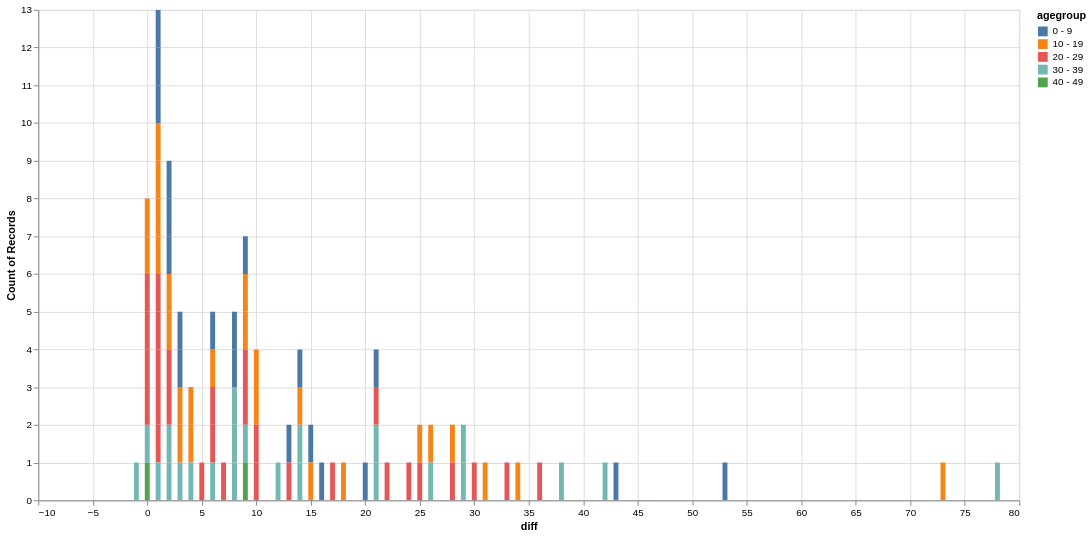

The code cell stored with this chart in its notebook:
### Code cell
import altair as alt
alt.data_transformers.disable_max_rows()

columns = list(set(columns) - {"date"})# - set(excluded))

#.cast({"temporal": pl.Categorical, "patient_id": pl.Categorical})
data = dfs.group_by(KSsel).len().join(df.group_by(KSsel).len(name="len_true"), on=columns, how="inner")

data_in = data.to_pandas().reset_index()
alt.Chart(data_in).mark_bar(clip=True).encode(
    x='diff:Q',
    y="count()",
    color="agegroup",
    # color=alt.Color("diff:Q").bin(maxbins=20).scale(scheme='pinkyellowgreen'),
    tooltip=(columns + ['len', 'len_true'])
).transform_calculate(diff="datum.len - datum.len_true").properties(width=1000, height=500)

### Figure 1 — Vega-Lite specification as saved in the notebook (floating-point values rounded to 4 significant figures)
{"config": {"view": {"continuousWidth": 300, "continuousHeight": 300}}, "data": {"name": "data-5859a64409e23eeb390f78f08cfe7a29"}, "mark": {"type": "bar", "clip": true}, "encoding": {"color": {"field": "agegroup", "type": "nominal"}, "tooltip": [{"field": "testResult", "type": "nominal"}, {"field": "death", "type": "nominal"}, {"field": "temporal", "type": "nominal"}, {"field": "country", "type": "nominal"}, {"field": "agegroup", "type": "nominal"}, {"field": "subType", "type": "nominal"}, {"field": "sex", "type": "nominal"}, {"field": "hospitalization", "type": "nominal"}, {"field": "georegion", "type": "nominal"}, {"field": "testType", "type": "nominal"}, {"field": "patient_id", "type": "nominal"}, {"field": "len", "type": "quantitative"}, {"field": "len_true", "type": "quantitative"}], "x": {"field": "diff", "type": "quantitative"}, "y": {"aggregate": "count", "type": "quantitative"}}, "height": 500, "transform": [{"calculate": "datum.len - datum.len_true", "as": "diff"}], "width": 1000, "$schema": "https://vega.github.io/schema/vega-lite/v6.4.1.json", "datasets": {"data-5859a64409e23eeb390f78f08cfe7a29": [{"index": 0, "georegion": "TG", "agegroup": "30 - 39", "sex": "male", "testType": "rapid_antigen_test", "testResult": "positive", "country": "CH", "subType": "unknown", "hospitalization": false, "death": false, "temporal": "(41, 46]", "patient_id": "(24000, 27000]", "len": 3, "len_true": 1}, {"index": 1, "georegion": "ZH", "agegroup": "10 - 19", "sex": "male", "testType": "pcr", "testResult": "positive", "country": "CH", "subType": "BA.2", "hospitalization": false, "death": false, "temporal": "(31, 36]", "patient_id": "(3000, 6000]", "len": 7, "len_true": 1}, {"index": 2, "georegion": "SZ", "agegroup": "20 - 29", "sex": "female", "testType": "pcr", "testResult": "positive", "country": "CH", "subType": "unknown", "hospitalization": false, "death": false, "temporal": "(11, 16]", "patient_id": "(24000, 27000]", "len": 2, "len_true": 1}, {"index": 3, "georegion": "ZH", "agegroup": "30 - 39", "sex": "male", "testType": "pcr", "testResult": "positive", "country": "CH", "subType": "BQ.1", "hospitalization": false, "death": false, "temporal": "(31, 36]", "patient_id": "(15000, 18000]", "len": 7, "len_true": 1}, {"index": 4, "georegion": "BL", "agegroup": "30 - 39", "sex": "female", "testType": "pcr", "testResult": "positive", "country": "CH", "subType": "unknown", "hospitalization": false, "death": false, "temporal": "(1, 6]", "patient_id": "(21000, 24000]", "len": 4, "len_true": 1}, {"index": 5, "georegion": "AG", "agegroup": "20 - 29", "sex": "female", "testType": "pcr", "testResult": "positive", "country": "CH", "subType": "XBB", "hospitalization": false, "death": false, "temporal": "(1, 6]", "patient_id": "(15000, 18000]", "len": 22, "len_true": 1}, {"index": 6, "georegion": "LU", "agegroup": "40 - 49", "sex": "male", "testType": "rapid_antigen_test", "testResult": "positive", "country": "CH", "subType": "unknown", "hospitalization": false, "death": false, "temporal": "(36, 41]", "patient_id": "(24000, 27000]", "len": 1, "len_true": 1}, {"index": 7, "georegion": "BE", "agegroup": "20 - 29", "sex": "female", "testType": "pcr", "testResult": "positive", "country": "CH", "subType": "other", "hospitalization": false, "death": false, "temporal": "(1, 6]", "patient_id": "(18000, 21000]", "len": 34, "len_true": 1}, {"index": 8, "georegion": "BE", "agegroup": "30 - 39", "sex": "female", "testType": "pcr", "testResult": "positive", "country": "CH", "subType": "unknown", "hospitalization": false, "death": false, "temporal": "(1, 6]", "patient_id": "(24000, 27000]", "len": 39, "len_true": 1}, {"index": 9, "georegion": "TI", "agegroup": "0 - 9", "sex": "male", "testType": "pcr", "testResult": "positive", "country": "CH", "subType": "BA.2.75", "hospitalization": false, "death": false, "temporal": "(46, 52]", "patient_id": "(6000, 9000]", "len": 7, "len_true": 1}, {"index": 10, "georegion": "SZ", "agegroup": "0 - 9", "sex": "male", "testType": "pcr", "testResult": "positive", "country": "CH", "subType": "BA.2", "hospitalization": false, "death": false, "temporal": "(31, 36]", "patient_id": "(3000, 6000]", "len": 2, "len_true": 1}, {"index": 11, "georegion": "GE", "agegroup": "30 - 39", "sex": "male", "testType": "rapid_antigen_test", "testResult": "positive", "country": "CH", "subType": "unknown", "hospitalization": false, "death": false, "temporal": "(46, 52]", "patient_id": "(27000, 30000]", "len": 22, "len_true": 1}, {"index": 12, "georegion": "TG", "agegroup": "20 - 29", "sex": "male", "testType": "pcr", "testResult": "positive", "country": "CH", "subType": "other", "hospitalization": false, "death": false, "temporal": "(46, 52]", "patient_id": "(21000, 24000]", "len": 7, "len_true": 1}, {"index": 13, "georegion": "BE", "agegroup": "10 - 19", "sex": "female", "testType": "pcr", "testResult": "positive", "country": "CH", "subType": "BA.5", "hospitalization": false, "death": false, "temporal": "(1, 6]", "patient_id": "(12000, 15000]", "len": 15, "len_true": 1}, {"index": 14, "georegion": "BE", "agegroup": "30 - 39", "sex": "male", "testType": "pcr", "testResult": "positive", "country": "CH", "subType": "BQ.1", "hospitalization": false, "death": false, "temporal": "(31, 36]", "patient_id": "(15000, 18000]", "len": 1, "len_true": 1}, {"index": 15, "georegion": "SO", "agegroup": "0 - 9", "sex": "female", "testType": "pcr", "testResult": "positive", "country": "CH", "subType": "BA.2", "hospitalization": false, "death": false, "temporal": "(11, 16]", "patient_id": "(3000, 6000]", "len": 4, "len_true": 1}, {"index": 16, "georegion": "TI", "agegroup": "10 - 19", "sex": "female", "testType": "pcr", "testResult": "positive", "country": "CH", "subType": "BA.4", "hospitalization": false, "death": false, "temporal": "(1, 6]", "patient_id": "(6000, 9000]", "len": 5, "len_true": 1}, {"index": 17, "georegion": "BL", "agegroup": "0 - 9", "sex": "male", "testType": "pcr", "testResult": "positive", "country": "CH", "subType": "BA.2", "hospitalization": false, "death": false, "temporal": "(36, 41]", "patient_id": "(3000, 6000]", "len": 2, "len_true": 1}, {"index": 18, "georegion": "ZH", "agegroup": "10 - 19", "sex": "female", "testType": "pcr", "testResult": "positive", "country": "CH", "subType": "BA.5", "hospitalization": false, "death": false, "temporal": "(6, 11]", "patient_id": "(12000, 15000]", "len": 35, "len_true": 1}, {"index": 19, "georegion": "GR", "agegroup": "10 - 19", "sex": "male", "testType": "pcr", "testResult": "positive", "country": "CH", "subType": "BA.5", "hospitalization": false, "death": false, "temporal": "(36, 41]", "patient_id": "(12000, 15000]", "len": 1, "len_true": 1}, {"index": 20, "georegion": "VD", "agegroup": "20 - 29", "sex": "female", "testType": "pcr", "testResult": "positive", "country": "CH", "subType": "other", "hospitalization": false, "death": false, "temporal": "(6, 11]", "patient_id": "(18000, 21000]", "len": 8, "len_true": 1}, {"index": 21, "georegion": "GE", "agegroup": "20 - 29", "sex": "female", "testType": "pcr", "testResult": "positive", "country": "CH", "subType": "BQ.1", "hospitalization": false, "death": false, "temporal": "(-inf, 1]", "patient_id": "(12000, 15000]", "len": 2, "len_true": 1}, {"index": 22, "georegion": "unknown", "agegroup": "30 - 39", "sex": "unknown", "testType": "pcr", "testResult": "positive", "country": "unknown", "subType": "other", "hospitalization": false, "death": false, "temporal": "(46, 52]", "patient_id": "(27000, 30000]", "len": 30, "len_true": 1}, {"index": 23, "georegion": "NE", "agegroup": "10 - 19", "sex": "female", "testType": "pcr", "testResult": "positive", "country": "CH", "subType": "BA.4", "hospitalization": false, "death": false, "temporal": "(1, 6]", "patient_id": "(6000, 9000]", "len": 2, "len_true": 1}, {"index": 24, "georegion": "VS", "agegroup": "0 - 9", "sex": "female", "testType": "pcr", "testResult": "positive", "country": "CH", "subType": "BA.2.75", "hospitalization": false, "death": false, "temporal": "(6, 11]", "patient_id": "(6000, 9000]", "len": 3, "len_true": 1}, {"index": 25, "georegion": "VD", "agegroup": "20 - 29", "sex": "female", "testType": "pcr", "testResult": "positive", "country": "CH", "subType": "BQ.1", "hospitalization": false, "death": false, "temporal": "(1, 6]", "patient_id": "(15000, 18000]", "len": 2, "len_true": 1}, {"index": 26, "georegion": "GR", "agegroup": "10 - 19", "sex": "male", "testType": "pcr", "testResult": "positive", "country": "CH", "subType": "BA.2.75", "hospitalization": false, "death": false, "temporal": "(41, 46]", "patient_id": "(6000, 9000]", "len": 1, "len_true": 1}, {"index": 27, "georegion": "AG", "agegroup": "10 - 19", "sex": "female", "testType": "pcr", "testResult": "positive", "country": "CH", "subType": "BA.4", "hospitalization": false, "death": false, "temporal": "(1, 6]", "patient_id": "(6000, 9000]", "len": 11, "len_true": 1}, {"index": 28, "georegion": "ZH", "agegroup": "20 - 29", "sex": "male", "testType": "pcr", "testResult": "positive", "country": "CH", "subType": "BA.5", "hospitalization": false, "death": false, "temporal": "(31, 36]", "patient_id": "(12000, 15000]", "len": 18, "len_true": 1}, {"index": 29, "georegion": "AG", "agegroup": "20 - 29", "sex": "female", "testType": "pcr", "testResult": "positive", "country": "CH", "subType": "BQ.1", "hospitalization": false, "death": false, "temporal": "(1, 6]", "patient_id": "(15000, 18000]", "len": 3, "len_true": 1}, {"index": 30, "georegion": "ZH", "agegroup": "10 - 19", "sex": "male", "testType": "pcr", "testResult": "positive", "country": "CH", "subType": "BA.4", "hospitalization": false, "death": false, "temporal": "(41, 46]", "patient_id": "(9000, 12000]", "len": 75, "len_true": 2}, {"index": 31, "georegion": "ZH", "agegroup": "0 - 9", "sex": "male", "testType": "pcr", "testResult": "positive", "country": "CH", "subType": "BA.2.75", "hospitalization": false, "death": false, "temporal": "(41, 46]", "patient_id": "(6000, 9000]", "len": 22, "len_true": 1}, {"index": 32, "georegion": "GE", "agegroup": "0 - 9", "sex": "male", "testType": "pcr", "testResult": "positive", "country": "CH", "subType": "BA.2", "hospitalization": false, "death": false, "temporal": "(46, 52]", "patient_id": "(3000, 6000]", "len": 21, "len_true": 1}, {"index": 33, "georegion": "BE", "agegroup": "30 - 39", "sex": "male", "testType": "pcr", "testResult": "positive", "country": "CH", "subType": "other", "hospitalization": false, "death": false, "temporal": "(36, 41]", "patient_id": "(21000, 24000]", "len": 30, "len_true": 1}, {"index": 34, "georegion": "BE", "agegroup": "20 - 29", "sex": "male", "testType": "pcr", "testResult": "positive", "country": "CH", "subType": "BQ.1", "hospitalization": false, "death": false, "temporal": "(46, 52]", "patient_id": "(15000, 18000]", "len": 26, "len_true": 1}, {"index": 35, "georegion": "SG", "agegroup": "0 - 9", "sex": "male", "testType": "pcr", "testResult": "positive", "country": "CH", "subType": "BA.2.75", "hospitalization": false, "death": false, "temporal": "(36, 41]", "patient_id": "(6000, 9000]", "len": 2, "len_true": 1}, {"index": 36, "georegion": "VD", "agegroup": "20 - 29", "sex": "female", "testType": "pcr", "testResult": "positive", "country": "CH", "subType": "other", "hospitalization": false, "death": false, "temporal": "(6, 11]", "patient_id": "(21000, 24000]", "len": 10, "len_true": 1}, {"index": 37, "georegion": "VD", "agegroup": "30 - 39", "sex": "male", "testType": "rapid_antigen_test", "testResult": "positive", "country": "CH", "subType": "unknown", "hospitalization": false, "death": false, "temporal": "(41, 46]", "patient_id": "(24000, 27000]", "len": 9, "len_true": 1}, {"index": 38, "georegion": "NE", "agegroup": "10 - 19", "sex": "male", "testType": "pcr", "testResult": "positive", "country": "CH", "subType": "BQ.1", "hospitalization": false, "death": false, "temporal": "(46, 52]", "patient_id": "(15000, 18000]", "len": 4, "len_true": 1}, {"index": 39, "georegion": "VD", "agegroup": "20 - 29", "sex": "female", "testType": "pcr", "testResult": "positive", "country": "CH", "subType": "XBB", "hospitalization": false, "death": false, "temporal": "(1, 6]", "patient_id": "(15000, 18000]", "len": 37, "len_true": 1}, {"index": 40, "georegion": "NE", "agegroup": "0 - 9", "sex": "female", "testType": "pcr", "testResult": "positive", "country": "CH", "subType": "BA.4", "hospitalization": false, "death": false, "temporal": "(6, 11]", "patient_id": "(9000, 12000]", "len": 3, "len_true": 1}, {"index": 41, "georegion": "SG", "agegroup": "20 - 29", "sex": "female", "testType": "pcr", "testResult": "positive", "country": "CH", "subType": "BQ.1", "hospitalization": false, "death": false, "temporal": "(1, 6]", "patient_id": "(15000, 18000]", "len": 1, "len_true": 1}, {"index": 42, "georegion": "BE", "agegroup": "0 - 9", "sex": "female", "testType": "pcr", "testResult": "positive", "country": "CH", "subType": "BA.2.75", "hospitalization": false, "death": false, "temporal": "(1, 6]", "patient_id": "(3000, 6000]", "len": 9, "len_true": 1}, {"index": 43, "georegion": "VS", "agegroup": "20 - 29", "sex": "female", "testType": "pcr", "testResult": "positive", "country": "CH", "subType": "BQ.1", "hospitalization": false, "death": false, "temporal": "(1, 6]", "patient_id": "(15000, 18000]", "len": 1, "len_true": 1}, {"index": 44, "georegion": "TG", "agegroup": "20 - 29", "sex": "female", "testType": "pcr", "testResult": "positive", "country": "CH", "subType": "XBB", "hospitalization": false, "death": false, "temporal": "(1, 6]", "patient_id": "(15000, 18000]", "len": 11, "len_true": 1}, {"index": 45, "georegion": "LU", "agegroup": "30 - 39", "sex": "female", "testType": "pcr", "testResult": "positive", "country": "CH", "subType": "unknown", "hospitalization": false, "death": false, "temporal": "(1, 6]", "patient_id": "(21000, 24000]", "len": 5, "len_true": 1}, {"index": 46, "georegion": "VD", "agegroup": "20 - 29", "sex": "male", "testType": "rapid_antigen_test", "testResult": "positive", "country": "CH", "subType": "unknown", "hospitalization": false, "death": false, "temporal": "(46, 52]", "patient_id": "(27000, 30000]", "len": 25, "len_true": 1}, {"index": 47, "georegion": "GE", "agegroup": "0 - 9", "sex": "male", "testType": "pcr", "testResult": "positive", "country": "CH", "subType": "BA.1", "hospitalization": false, "death": false, "temporal": "(46, 52]", "patient_id": "(1, 3000]", "len": 16, "len_true": 1}, {"index": 48, "georegion": "SO", "agegroup": "0 - 9", "sex": "female", "testType": "pcr", "testResult": "positive", "country": "CH", "subType": "BA.2.75", "hospitalization": false, "death": false, "temporal": "(1, 6]", "patient_id": "(3000, 6000]", "len": 4, "len_true": 1}, {"index": 49, "georegion": "FR", "agegroup": "10 - 19", "sex": "female", "testType": "pcr", "testResult": "positive", "country": "CH", "subType": "BA.5", "hospitalization": false, "death": false, "temporal": "(1, 6]", "patient_id": "(9000, 12000]", "len": 5, "len_true": 1}, {"index": 50, "georegion": "NE", "agegroup": "20 - 29", "sex": "male", "testType": "rapid_antigen_test", "testResult": "positive", "country": "CH", "subType": "unknown", "hospitalization": false, "death": false, "temporal": "(46, 52]", "patient_id": "(27000, 30000]", "len": 6, "len_true": 1}, {"index": 51, "georegion": "BL", "agegroup": "30 - 39", "sex": "female", "testType": "pcr", "testResult": "positive", "country": "CH", "subType": "unknown", "hospitalization": false, "death": false, "temporal": "(1, 6]", "patient_id": "(24000, 27000]", "len": 13, "len_true": 1}, {"index": 52, "georegion": "ZH", "agegroup": "20 - 29", "sex": "female", "testType": "pcr", "testResult": "positive", "country": "CH", "subType": "BQ.1", "hospitalization": false, "death": false, "temporal": "(1, 6]", "patient_id": "(15000, 18000]", "len": 8, "len_true": 2}, {"index": 53, "georegion": "BE", "agegroup": "20 - 29", "sex": "female", "testType": "pcr", "testResult": "positive", "country": "CH", "subType": "BA.5", "hospitalization": false, "death": false, "temporal": "(31, 36]", "patient_id": "(12000, 15000]", "len": 1, "len_true": 1}, {"index": 54, "georegion": "TG", "agegroup": "10 - 19", "sex": "male", "testType": "pcr", "testResult": "positive", "country": "CH", "subType": "BA.5", "hospitalization": false, "death": false, "temporal": "(46, 52]", "patient_id": "(12000, 15000]", "len": 10, "len_true": 1}, {"index": 55, "georegion": "SZ", "agegroup": "10 - 19", "sex": "male", "testType": "pcr", "testResult": "positive", "country": "CH", "subType": "BA.2.75", "hospitalization": false, "death": false, "temporal": "(36, 41]", "patient_id": "(6000, 9000]", "len": 2, "len_true": 1}, {"index": 56, "georegion": "BE", "agegroup": "10 - 19", "sex": "female", "testType": "pcr", "testResult": "positive", "country": "CH", "subType": "BA.5", "hospitalization": false, "death": false, "temporal": "(6, 11]", "patient_id": "(12000, 15000]", "len": 29, "len_true": 1}, {"index": 57, "georegion": "GR", "agegroup": "10 - 19", "sex": "female", "testType": "pcr", "testResult": "positive", "country": "CH", "subType": "BQ.1", "hospitalization": false, "death": false, "temporal": "(1, 6]", "patient_id": "(12000, 15000]", "len": 4, "len_true": 1}, {"index": 58, "georegion": "AG", "agegroup": "10 - 19", "sex": "male", "testType": "pcr", "testResult": "positive", "country": "CH", "subType": "BQ.1", "hospitalization": false, "death": false, "temporal": "(46, 52]", "patient_id": "(15000, 18000]", "len": 11, "len_true": 1}, {"index": 59, "georegion": "AG", "agegroup": "0 - 9", "sex": "male", "testType": "pcr", "testResult": "positive", "country": "CH", "subType": "BA.2", "hospitalization": false, "death": false, "temporal": "(46, 52]", "patient_id": "(3000, 6000]", "len": 17, "len_true": 1}, {"index": 60, "georegion": "SZ", "agegroup": "30 - 39", "sex": "male", "testType": "pcr", "testResult": "positive", "country": "CH", "subType": "other", "hospitalization": false, "death": false, "temporal": "(41, 46]", "patient_id": "(21000, 24000]", "len": 3, "len_true": 1}, {"index": 61, "georegion": "LU", "agegroup": "20 - 29", "sex": "male", "testType": "pcr", "testResult": "positive", "country": "CH", "subType": "BA.5", "hospitalization": false, "death": false, "temporal": "(41, 46]", "patient_id": "(12000, 15000]", "len": 1, "len_true": 1}, {"index": 62, "georegion": "BE", "agegroup": "30 - 39", "sex": "female", "testType": "pcr", "testResult": "positive", "country": "CH", "subType": "XBB", "hospitalization": false, "death": false, "temporal": "(31, 36]", "patient_id": "(18000, 21000]", "len": 2, "len_true": 1}, {"index": 63, "georegion": "NE", "agegroup": "10 - 19", "sex": "female", "testType": "pcr", "testResult": "positive", "country": "CH", "subType": "BA.5", "hospitalization": false, "death": false, "temporal": "(11, 16]", "patient_id": "(12000, 15000]", "len": 3, "len_true": 1}, {"index": 64, "georegion": "BE", "agegroup": "20 - 29", "sex": "male", "testType": "pcr", "testResult": "positive", "country": "CH", "subType": "other", "hospitalization": false, "death": false, "temporal": "(46, 52]", "patient_id": "(21000, 24000]", "len": 31, "len_true": 1}, {"index": 65, "georegion": "TI", "agegroup": "10 - 19", "sex": "female", "testType": "pcr", "testResult": "positive", "country": "CH", "subType": "XBB", "hospitalization": false, "death": false, "temporal": "(6, 11]", "patient_id": "(15000, 18000]", "len": 2, "len_true": 1}, {"index": 66, "georegion": "ZH", "agegroup": "0 - 9", "sex": "male", "testType": "pcr", "testResult": "positive", "country": "CH", "subType": "BA.1", "hospitalization": false, "death": false, "temporal": "(41, 46]", "patient_id": "(1, 3000]", "len": 54, "len_true": 1}, {"index": 67, "georegion": "SO", "agegroup": "10 - 19", "sex": "male", "testType": "pcr", "testResult": "positive", "country": "CH", "subType": "BQ.1", "hospitalization": false, "death": false, "temporal": "(46, 52]", "patient_id": "(15000, 18000]", "len": 2, "len_true": 1}, {"index": 68, "georegion": "NE", "agegroup": "10 - 19", "sex": "female", "testType": "pcr", "testResult": "positive", "country": "CH", "subType": "BA.5", "hospitalization": false, "death": false, "temporal": "(6, 11]", "patient_id": "(12000, 15000]", "len": 3, "len_true": 1}, {"index": 69, "georegion": "ZH", "agegroup": "10 - 19", "sex": "female", "testType": "pcr", "testResult": "positive", "country": "CH", "subType": "XBB", "hospitalization": false, "death": false, "temporal": "(6, 11]", "patient_id": "(18000, 21000]", "len": 32, "len_true": 1}, {"index": 70, "georegion": "AG", "agegroup": "30 - 39", "sex": "female", "testType": "pcr", "testResult": "positive", "country": "CH", "subType": "unknown", "hospitalization": false, "death": false, "temporal": "(1, 6]", "patient_id": "(24000, 27000]", "len": 22, "len_true": 1}, {"index": 71, "georegion": "ZH", "agegroup": "10 - 19", "sex": "female", "testType": "pcr", "testResult": "positive", "country": "CH", "subType": "BA.4", "hospitalization": false, "death": false, "temporal": "(1, 6]", "patient_id": "(6000, 9000]", "len": 26, "len_true": 1}, {"index": 72, "georegion": "VD", "agegroup": "20 - 29", "sex": "male", "testType": "pcr", "testResult": "positive", "country": "CH", "subType": "BQ.1", "hospitalization": false, "death": false, "temporal": "(31, 36]", "patient_id": "(15000, 18000]", "len": 2, "len_true": 1}, {"index": 73, "georegion": "SO", "agegroup": "0 - 9", "sex": "male", "testType": "pcr", "testResult": "positive", "country": "CH", "subType": "BA.2", "hospitalization": false, "death": false, "temporal": "(41, 46]", "patient_id": "(3000, 6000]", "len": 10, "len_true": 1}, {"index": 74, "georegion": "SG", "agegroup": "10 - 19", "sex": "female", "testType": "pcr", "testResult": "positive", "country": "CH", "subType": "XBB", "hospitalization": false, "death": false, "temporal": "(6, 11]", "patient_id": "(18000, 21000]", "len": 16, "len_true": 1}, {"index": 75, "georegion": "VD", "agegroup": "30 - 39", "sex": "male", "testType": "pcr", "testResult": "positive", "country": "CH", "subType": "unknown", "hospitalization": false, "death": false, "temporal": "(36, 41]", "patient_id": "(24000, 27000]", "len": 9, "len_true": 1}, {"index": 76, "georegion": "AG", "agegroup": "10 - 19", "sex": "male", "testType": "pcr", "testResult": "positive", "country": "CH", "subType": "BA.5", "hospitalization": false, "death": false, "temporal": "(41, 46]", "patient_id": "(12000, 15000]", "len": 27, "len_true": 1}, {"index": 77, "georegion": "BS", "agegroup": "0 - 9", "sex": "male", "testType": "pcr", "testResult": "positive", "country": "CH", "subType": "BA.1", "hospitalization": false, "death": false, "temporal": "(46, 52]", "patient_id": "(1, 3000]", "len": 9, "len_true": 1}, {"index": 78, "georegion": "AG", "agegroup": "30 - 39", "sex": "male", "testType": "rapid_antigen_test", "testResult": "positive", "country": "CH", "subType": "unknown", "hospitalization": false, "death": false, "temporal": "(41, 46]", "patient_id": "(27000, 30000]", "len": 43, "len_true": 1}, {"index": 79, "georegion": "VS", "agegroup": "0 - 9", "sex": "female", "testType": "pcr", "testResult": "positive", "country": "CH", "subType": "BA.2", "hospitalization": false, "death": false, "temporal": "(1, 6]", "patient_id": "(3000, 6000]", "len": 14, "len_true": 1}, {"index": 80, "georegion": "VS", "agegroup": "20 - 29", "sex": "female", "testType": "pcr", "testResult": "positive", "country": "CH", "subType": "XBB", "hospitalization": false, "death": false, "temporal": "(1, 6]", "patient_id": "(15000, 18000]", "len": 11, "len_true": 1}, {"index": 81, "georegion": "ZH", "agegroup": "20 - 29", "sex": "male", "testType": "pcr", "testResult": "positive", "country": "CH", "subType": "BA.5", "hospitalization": false, "death": false, "temporal": "(36, 41]", "patient_id": "(12000, 15000]", "len": 23, "len_true": 1}, {"index": 82, "georegion": "ZH", "agegroup": "20 - 29", "sex": "female", "testType": "pcr", "testResult": "positive", "country": "CH", "subType": "other", "hospitalization": false, "death": false, "temporal": "(6, 11]", "patient_id": "(18000, 21000]", "len": 14, "len_true": 1}, {"index": 83, "georegion": "GE", "agegroup": "30 - 39", "sex": "male", "testType": "pcr", "testResult": "positive", "country": "CH", "subType": "unknown", "hospitalization": false, "death": false, "temporal": "(36, 41]", "patient_id": "(24000, 27000]", "len": 1, "len_true": 2}, {"index": 84, "georegion": "BE", "agegroup": "0 - 9", "sex": "female", "testType": "pcr", "testResult": "positive", "country": "CH", "subType": "BA.1", "hospitalization": false, "death": false, "temporal": "(1, 6]", "patient_id": "(1, 3000]", "len": 45, "len_true": 2}, {"index": 85, "georegion": "AG", "agegroup": "10 - 19", "sex": "male", "testType": "pcr", "testResult": "positive", "country": "CH", "subType": "BA.4", "hospitalization": false, "death": false, "temporal": "(46, 52]", "patient_id": "(9000, 12000]", "len": 19, "len_true": 1}, {"index": 86, "georegion": "GE", "agegroup": "30 - 39", "sex": "male", "testType": "rapid_antigen_test", "testResult": "positive", "country": "CH", "subType": "unknown", "hospitalization": false, "death": false, "temporal": "(41, 46]", "patient_id": "(24000, 27000]", "len": 9, "len_true": 1}, {"index": 87, "georegion": "ZH", "agegroup": "30 - 39", "sex": "male", "testType": "rapid_antigen_test", "testResult": "positive", "country": "CH", "subType": "unknown", "hospitalization": false, "death": false, "temporal": "(41, 46]", "patient_id": "(27000, 30000]", "len": 79, "len_true": 1}, {"index": 88, "georegion": "BE", "agegroup": "20 - 29", "sex": "female", "testType": "pcr", "testResult": "positive", "country": "CH", "subType": "other", "hospitalization": false, "death": false, "temporal": "(6, 11]", "patient_id": "(18000, 21000]", "len": 10, "len_true": 1}, {"index": 89, "georegion": "VD", "agegroup": "0 - 9", "sex": "female", "testType": "pcr", "testResult": "positive", "country": "CH", "subType": "BA.2.75", "hospitalization": false, "death": false, "temporal": "(6, 11]", "patient_id": "(6000, 9000]", "len": 15, "len_true": 1}, {"index": 90, "georegion": "AG", "agegroup": "30 - 39", "sex": "female", "testType": "pcr", "testResult": "positive", "country": "CH", "subType": "unknown", "hospitalization": false, "death": false, "temporal": "(1, 6]", "patient_id": "(21000, 24000]", "len": 15, "len_true": 1}, {"index": 91, "georegion": "BE", "agegroup": "30 - 39", "sex": "male", "testType": "pcr", "testResult": "positive", "country": "CH", "subType": "unknown", "hospitalization": false, "death": false, "temporal": "(36, 41]", "patient_id": "(24000, 27000]", "len": 10, "len_true": 1}, {"index": 92, "georegion": "SO", "agegroup": "0 - 9", "sex": "female", "testType": "pcr", "testResult": "positive", "country": "CH", "subType": "BA.1", "hospitalization": false, "death": false, "temporal": "(11, 16]", "patient_id": "(1, 3000]", "len": 3, "len_true": 1}, {"index": 93, "georegion": "GE", "agegroup": "20 - 29", "sex": "male", "testType": "pcr", "testResult": "positive", "country": "CH", "subType": "BQ.1", "hospitalization": false, "death": false, "temporal": "(31, 36]", "patient_id": "(15000, 18000]", "len": 3, "len_true": 1}, {"index": 94, "georegion": "TI", "agegroup": "30 - 39", "sex": "male", "testType": "pcr", "testResult": "positive", "country": "CH", "subType": "other", "hospitalization": false, "death": false, "temporal": "(36, 41]", "patient_id": "(21000, 24000]", "len": 15, "len_true": 1}, {"index": 95, "georegion": "ZH", "agegroup": "30 - 39", "sex": "female", "testType": "pcr", "testResult": "positive", "country": "CH", "subType": "unknown", "hospitalization": false, "death": false, "temporal": "(1, 6]", "patient_id": "(21000, 24000]", "len": 27, "len_true": 1}, {"index": 96, "georegion": "BL", "agegroup": "20 - 29", "sex": "male", "testType": "pcr", "testResult": "positive", "country": "CH", "subType": "BQ.1", "hospitalization": false, "death": false, "temporal": "(36, 41]", "patient_id": "(15000, 18000]", "len": 2, "len_true": 1}, {"index": 97, "georegion": "SG", "agegroup": "10 - 19", "sex": "female", "testType": "pcr", "testResult": "positive", "country": "CH", "subType": "BQ.1", "hospitalization": false, "death": false, "temporal": "(6, 11]", "patient_id": "(15000, 18000]", "len": 10, "len_true": 1}, {"index": 98, "georegion": "VD", "agegroup": "40 - 49", "sex": "female", "testType": "pcr", "testResult": "positive", "country": "CH", "subType": "unknown", "hospitalization": false, "death": false, "temporal": "(31, 36]", "patient_id": "(24000, 27000]", "len": 10, "len_true": 1}, {"index": 99, "georegion": "ZH", "agegroup": "20 - 29", "sex": "female", "testType": "pcr", "testResult": "positive", "country": "CH", "subType": "unknown", "hospitalization": false, "death": false, "temporal": "(1, 6]", "patient_id": "(21000, 24000]", "len": 29, "len_true": 1}]}}
